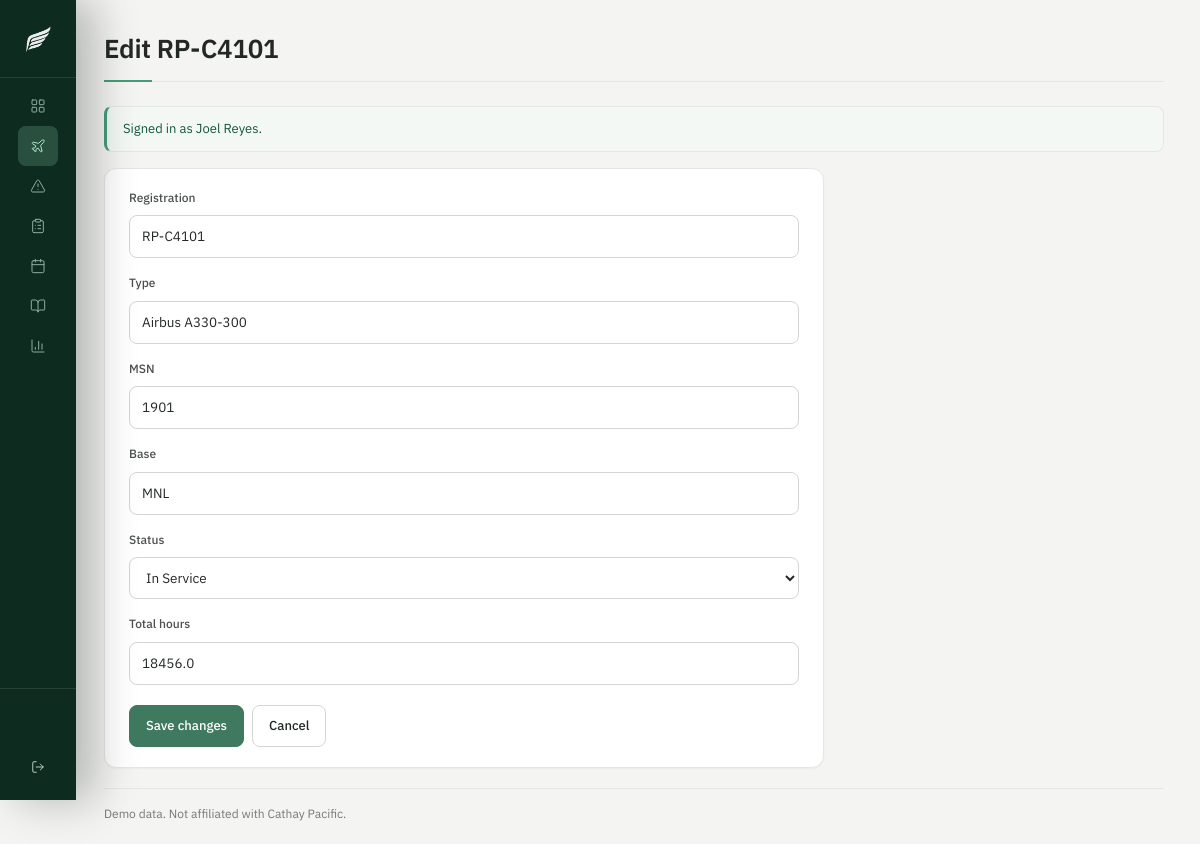
Screenshot of /aircraft/edit.php?id=1 (signed in) with the database file from the repository.
### tables this page shows
CREATE TABLE aircraft (
    id INT UNSIGNED AUTO_INCREMENT PRIMARY KEY,
    registration VARCHAR(20) NOT NULL UNIQUE,
    aircraft_type VARCHAR(60) NOT NULL,
    msn VARCHAR(30) NOT NULL UNIQUE,
    base VARCHAR(10) NOT NULL,
    status VARCHAR(20) NOT NULL DEFAULT 'in_service',
    total_hours DECIMAL(10,1) NOT NULL DEFAULT 0.0,
    created_at DATETIME NOT NULL DEFAULT CURRENT_TIMESTAMP
);

### lib/format.php (called while the page is built, shortened)
<?php
function e(?string $value): string
{
    return htmlspecialchars((string) $value, ENT_QUOTES, 'UTF-8');
}
function url(string $path = ''): string
{
    return BASE_URL . '/' . ltrim($path, '/');
}

### lib/db.php (called while the page is built, shortened)
<?php
function db(): PDO
{
    static $pdo = null;
    if ($pdo === null) {
        $dsn = 'mysql:host=' . DB_HOST . ';dbname=' . DB_NAME . ';charset=utf8mb4';
        $pdo = new PDO($dsn, DB_USER, DB_PASS, [
            PDO::ATTR_ERRMODE => PDO::ERRMODE_EXCEPTION,
            PDO::ATTR_DEFAULT_FETCH_MODE => PDO::FETCH_ASSOC,
            PDO::ATTR_EMULATE_PREPARES => false,
        ]);
    }
    return $pdo;
}

### lib/flash.php (called while the page is built, shortened)
<?php
function take_flashes(): array
{
    $flashes = $_SESSION['flash'] ?? [];
    return $flashes;
}

### lib/options.php (called while the page is built, shortened)
<?php
function aircraft_statuses(): array
{
    return ['in_service', 'maintenance', 'grounded'];
}
function option_label(string $value): string
{
    return ucwords(str_replace('_', ' ', $value));
}

### aircraft/form.php (the view, shortened to what this page needs)
<form method="post" action="<?= e($formAction) ?>">
    <div class="form-row">
        <label for="registration">Registration</label>
        <input type="text" id="registration" name="registration" value="<?= e((string) $aircraft['registration']) ?>" required>
    </div>
    <div class="form-row">
        <label for="aircraft_type">Type</label>
        <input type="text" id="aircraft_type" name="aircraft_type" value="<?= e((string) $aircraft['aircraft_type']) ?>" required>
    </div>
    <div class="form-row">
        <label for="msn">MSN</label>
        <input type="text" id="msn" name="msn" value="<?= e((string) $aircraft['msn']) ?>" required>
    </div>
    <div class="form-row">
        <label for="base">Base</label>
        <input type="text" id="base" name="base" value="<?= e((string) $aircraft['base']) ?>" required>
    </div>
    <div class="form-row">
        <label for="status">Status</label>
        <select id="status" name="status">
            <?php foreach (aircraft_statuses() as $option): ?>
                <option value="<?= e($option) ?>"<?= $aircraft['status'] === $option ? ' selected' : '' ?>>
                    <?= e(option_label($option)) ?>
                </option>
            <?php endforeach; ?>
        </select>
    </div>
    <div class="form-row">
        <label for="total_hours">Total hours</label>
        <input type="number" id="total_hours" name="total_hours" step="0.1" min="0" value="<?= e((string) $aircraft['total_hours']) ?>" required>
    </div>
    <div class="form-actions">
        <button type="submit" class="btn"><?= e($submitLabel) ?></button>
        <a class="btn btn-secondary" href="<?= url('aircraft/index.php') ?>">Cancel</a>
    </div>
</form>

### includes/header.php (shortened to what this page needs)
<?php
$nav = [
    'dashboard' => [
        'label' => 'Dashboard',
        'path' => 'index.php',
        'icon' => '<rect x="3" y="3" width="7" height="7" rx="1"/><rect x="14" y="3" width="7" height="7" rx="1"/><rect x="14" y="14" width="7" height="7" rx="1"/><rect x="3" y="14" width="7" height="7" rx="1"/>',
    ],
    'aircraft' => [
        'label' => 'Aircraft',
        'path' => 'aircraft/index.php',
        'icon' => '<path d="M17.8 19.2 16 11l3.5-3.5C21 6 21.5 4 21 3c-1-.5-3 0-4.5 1.5L13 8 4.8 6.2c-.5-.1-.9.1-1.1.5l-.3.5c-.2.5-.1 1 .3 1.3L9 12l-2 3H4l-1 1 3 2 2 3 1-1v-3l3-2 3.5 5.3c.3.4.8.5 1.3.3l.5-.2c.4-.3.6-.7.5-1.2z"/>',
    ],
    'discrepancies' => [
        'label' => 'Discrepancies',
        'path' => 'discrepancies/index.php',
        'icon' => '<path d="m21.73 18-8-14a2 2 0 0 0-3.48 0l-8 14A2 2 0 0 0 4 21h16a2 2 0 0 0 1.73-3"/><path d="M12 9v4"/><path d="M12 17h.01"/>',
    ],
    'work-orders' => [
        'label' => 'Work orders',
        'path' => 'work-orders/index.php',
        'icon' => '<rect width="8" height="4" x="8" y="2" rx="1"/><path d="M16 4h2a2 2 0 0 1 2 2v14a2 2 0 0 1-2 2H6a2 2 0 0 1-2-2V6a2 2 0 0 1 2-2h2"/><path d="M12 11h4"/><path d="M12 16h4"/><path d="M8 11h.01"/><path d="M8 16h.01"/>',
    ],
    'schedule' => [
        'label' => 'Schedule',
        'path' => 'schedule/index.php',
        'icon' => '<rect width="18" height="18" x="3" y="4" rx="2"/><path d="M16 2v4"/><path d="M8 2v4"/><path d="M3 10h18"/>',
    ],
    'logbook' => [
        'label' => 'Logbook',
        'path' => 'logbook/index.php',
        'icon' => '<path d="M12 7v14"/><path d="M3 18a1 1 0 0 1-1-1V4a1 1 0 0 1 1-1h5a4 4 0 0 1 4 4 4 4 0 0 1 4-4h5a1 1 0 0 1 1 1v13a1 1 0 0 1-1 1h-6a3 3 0 0 0-3 3 3 3 0 0 0-3-3z"/>',
    ],
    'reports' => [
        'label' => 'Reports',
        'path' => 'reports/index.php',
        'icon' => '<path d="M3 3v16a2 2 0 0 0 2 2h16"/><path d="M18 17V9"/><path d="M13 17V5"/><path d="M8 17v-3"/>',
    ],
];
?>
<!DOCTYPE html>
<html lang="en">
<head>
    <link rel="stylesheet" href="<?= url('assets/css/app.css') ?>?v=<?= filemtime(__DIR__ . '/../assets/css/app.css') ?>">
</head>
<body>
<div class="layout">
    <aside class="sidebar" id="sidebar">
        <div class="sidebar-head">
            <a class="brand" href="<?= url('index.php') ?>">
                <img class="brand-mark" src="<?= url('assets/img/favicon.png') ?>" alt="" width="24" height="24" decoding="async">
            </a>
        </div>
        <nav class="nav" id="sidebar-nav">
            <?php foreach ($nav as $key => $item): ?>
                <a href="<?= url($item['path']) ?>"<?= ($active ?? '') === $key ? ' class="active" aria-current="page"' : '' ?>>
                    <span class="nav-icon">
                        <svg viewBox="0 0 24 24" fill="none" stroke="currentColor" stroke-width="1.5" stroke-linecap="round" stroke-linejoin="round" aria-hidden="true" focusable="false"><?= $item['icon'] ?></svg>
                    </span>
                </a>
            <?php endforeach; ?>
        </nav>
        <div class="sidebar-user">
            <form method="post" action="<?= url('logout.php') ?>">
                <button type="submit" class="link-button sidebar-logout" aria-label="Log out">
                    <svg viewBox="0 0 24 24" fill="none" stroke="currentColor" stroke-width="1.5" stroke-linecap="round" stroke-linejoin="round" aria-hidden="true" focusable="false"><path d="M9 21H5a2 2 0 0 1-2-2V5a2 2 0 0 1 2-2h4"/><polyline points="16 17 21 12 16 7"/><line x1="21" x2="9" y1="12" y2="12"/></svg>
                </button>
            </form>
        </div>
    </aside>
    <main class="main">
        <header class="page-header">
            <h1><?= e($pageTitle ?? 'JetLog') ?></h1>
        </header>
        <?php foreach (take_flashes() as $flash): ?>
            <div class="alert alert-<?= e($flash['type']) ?>"><?= e($flash['message']) ?></div>
        <?php endforeach; ?>

### rows the page displays
aircraft: registration "Edit RP-C4101", registration "RP-C4101", aircraft_type "Airbus A330-300", msn "1901", base "MNL", total_hours "18456.0"

### other values shown
$flash['message'] "Signed in as Joel Reyes."
$submitLabel "Save changes"
form field status "In Service"
